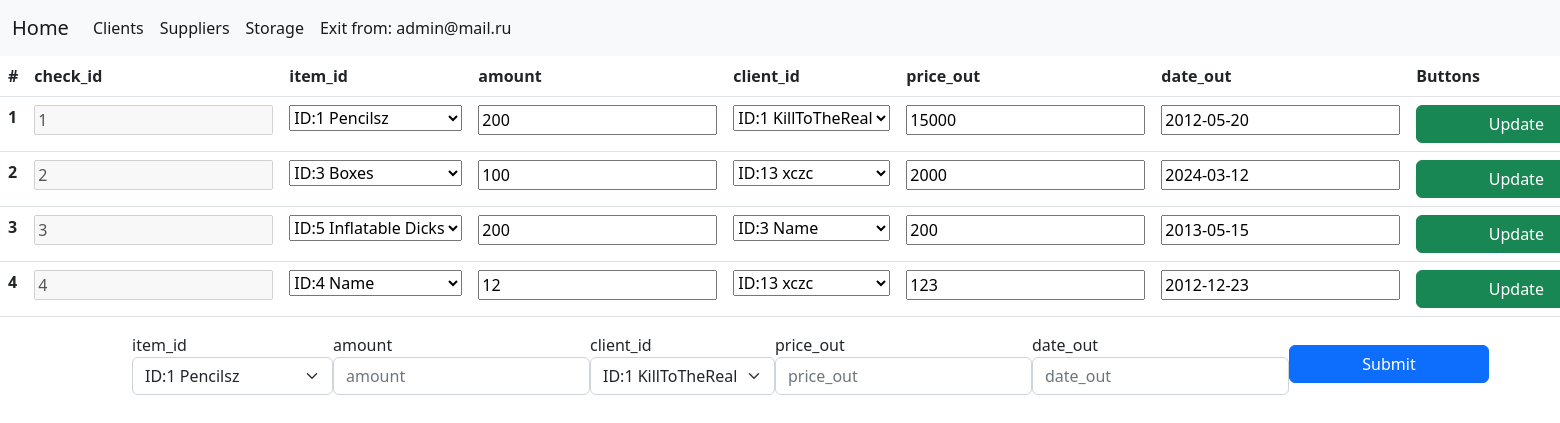
The page /outcome/outcome.php (signed in) on the database as committed earlier.
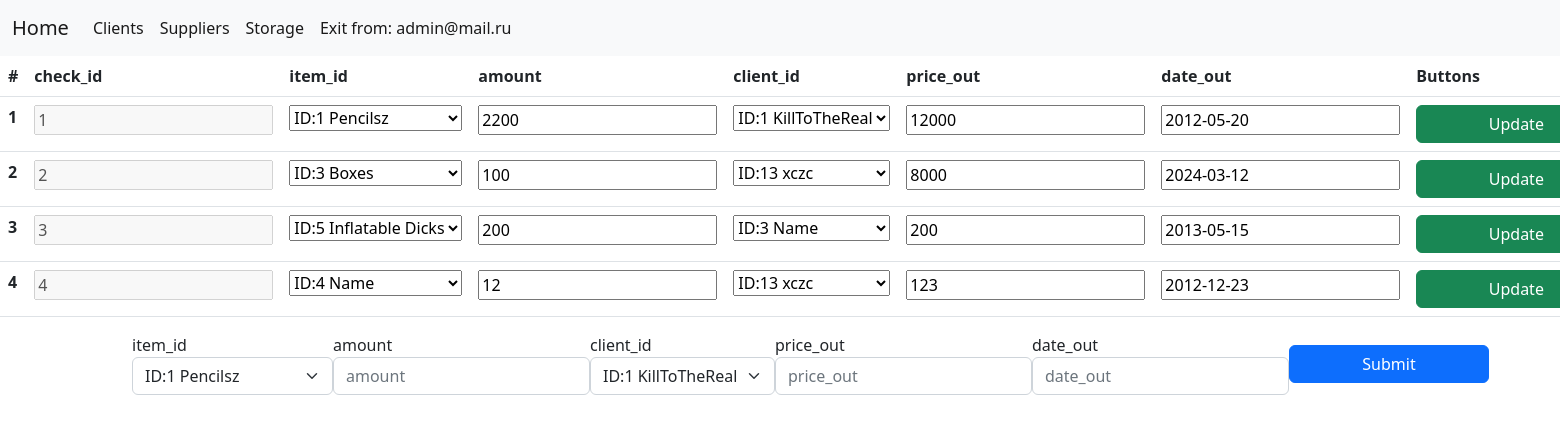
The same page on the database as committed later.
### tables this page shows
CREATE TABLE `outcome` (
  `check_id` int NOT NULL AUTO_INCREMENT,
  `item_id` int NOT NULL,
  `amount` int NOT NULL,
  `client_id` int DEFAULT NULL,
  `price_out` varchar(45) DEFAULT NULL,
  `date_out` date DEFAULT NULL,
  PRIMARY KEY (`check_id`),
  UNIQUE KEY `check_id_UNIQUE` (`check_id`),
  KEY `item_id_out_idx` (`item_id`),
  KEY `client_id_idx` (`client_id`),
  CONSTRAINT `item_id_out` FOREIGN KEY (`item_id`) REFERENCES `storage` (`item_id`),
  CONSTRAINT `outcome_FK` FOREIGN KEY (`client_id`) REFERENCES `clients` (`idclients`)
);

### outcome/outcome.php (the view, shortened to what the changed rows need)
<?php
require_once "../util/database.php";
$req = mysqli_query($mysql, "SELECT * FROM outcome");
$req1 = mysqli_query($mysql, "SELECT * FROM outcome");
$vals = mysqli_fetch_assoc($req1);
$req1 = mysqli_fetch_all($req);
$i = 1;
$dropdown_clients = mysqli_query($mysql, "SELECT idclients,clientname FROM clients");
$parse_clients = mysqli_fetch_all($dropdown_clients);
$dropdown_items = mysqli_query($mysql, "SELECT item_id, item_name from storage ");
$parse_items = mysqli_fetch_all($dropdown_items);
?>
<!DOCTYPE html>
<html lang="en">
<head>
    <link rel="stylesheet" href="../source/bootstrap/css/bootstrap.min.css" />
    <link rel="stylesheet" href="../source/style.css" />
</head>
<body>
    <table class="table">
        <thead class="thead-light">
            <tr>
                <th scope="col">#</th>
                <?php
                foreach ($vals as $key => $value) {
                    echo ('<th scope="col">' . $key . '</th>');
                }
                ?>
                <th>Buttons</th>
            </tr>
        </thead>
        <tbody>
            <?php
            foreach ($req1 as $key => $val) {
                $j = 0;
                echo ('<tr>');
                echo ('<th scope="row">' . $i . '</th>');
            ?>
                <form action="CRUD/update.php" class="formtb" method="POST" id=<?php echo ("tb" . $key) ?>>
                    <?php
                    foreach ($val as $data) {
                        if ($j == 0) {
                            echo ('<td> <input type="text" disabled name="' . "item" . $j . '" placeholder="' . $data . '" value="' . $data . '">');
                            echo ('</td>');
                        } else if ($j == 1) {
                            echo ('<td>');
                            echo ('<select name ="item"' . $j . '>');
                            foreach ($parse_items as $ps) {
                                if($data == $ps[0])
                                    echo ('<option selected value =' . $ps[0] . '>' . "ID:" . $ps[0] . " " . $ps[1] . '</option>');
                                else
                                    echo('<option value =' . $ps[0] . '>' . "ID:" . $ps[0] . " " . $ps[1] . '</option>');
                            }
                            echo ('</select></td>');
                        } else if ($j == 3) {
                            echo ('<td>');
                            echo ('<select name ="item"' . $j . '>');
                            foreach ($parse_clients as $ps) {
                                if($data == $ps[0])
                                    echo ('<option selected value =' . $ps[0] . '>' . "ID:" . $ps[0] . " " . $ps[1] . '</option>');
                                else
                                    echo('<option value =' . $ps[0] . '>' . "ID:" . $ps[0] . " " . $ps[1] . '</option>');
                            }
                            echo ('</select></td>');
                        } else {
                            echo ('<td> <input type="text" id="' . "idtb" . $j . $key . '" name="' . "item" . $j . '" placeholder="' . $data . '" value="' . $data . '"></td>');
                        }
                        $j++;
                    }
                    echo ('<td><button type="submit" class="btn btn-success">Update</button></td>');
                    ?>
                </form>
            <?php
                echo ('</tr>');
                $i++;
            } ?>
        </tbody>
    </table>
</body>
</html>

Rows that differ between the two databases and show on the page:
changed outcome (number 1 of 4 on the later page): item2 "200" → "2200"; item4 "15000" → "12000"
changed outcome id 2: item4 "2000" → "8000"
